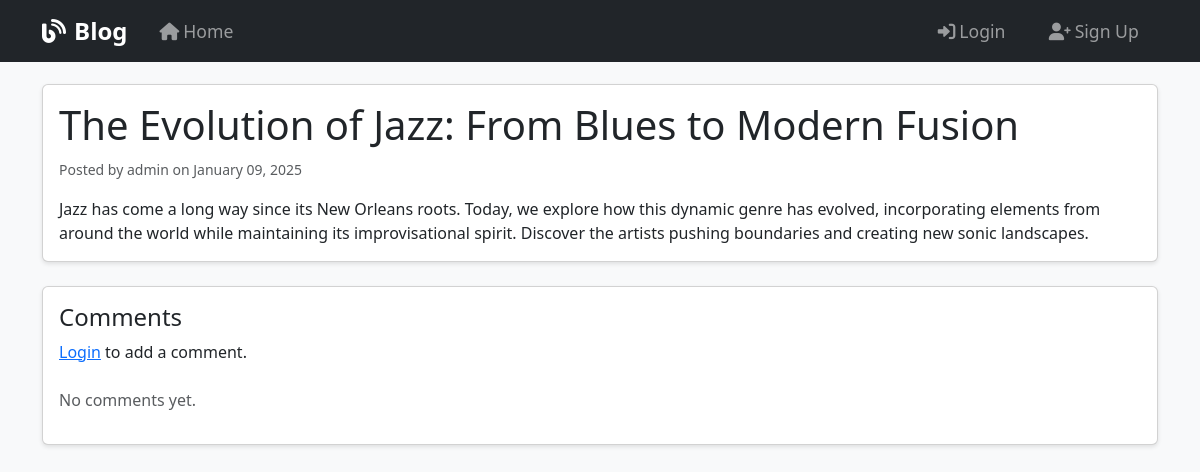
Page /post/6/ on the committed database.
### blogapp/models.py (models this page shows, shortened)
class Post(models.Model):
    title = models.CharField(max_length=200)
    content = models.TextField()
    date_posted = models.DateTimeField(default=timezone.now)
    author = models.ForeignKey(User, on_delete=models.CASCADE)
    image = models.ImageField(upload_to='blog_images/', null=True, blank=True)

### blogapp/views.py (the view)
# urls.py: path('post/<int:pk>/', views.PostDetailView.as_view(), name='post-detail'),
class PostDetailView(DetailView):
    model = Post
    template_name = 'blogapp/post_detail.html'

### blogapp/templates/blogapp/post_detail.html (shortened to what this page needs)
{% extends "blogapp/base.html" %}
{% block content %}
    <article class="card">
        <div class="card-body">
            <h1 class="card-title">{{ object.title }}</h1>
            <div class="text-muted mb-3">
                <small>Posted by {{ object.author }} on {{ object.date_posted|date:"F d, Y" }}</small>
            </div>
            <p class="card-text">{{ object.content }}</p>
        </div>
    </article>
    <div class="card mt-4">
        <div class="card-body">
            <h4>Comments</h4>
            {% if user.is_authenticated %}
                <form method="POST" action="{% url 'add-comment' object.pk %}">
                    {% csrf_token %}
                    <div class="form-group">
                        <textarea name="content" class="form-control" rows="3" placeholder="Add a comment..." required></textarea>
                    </div>
                    <button type="submit" class="btn btn-primary mt-2">Submit</button>
                </form>
            {% else %}
                <p><a href="{% url 'login' %}">Login</a> to add a comment.</p>
            {% endif %}
            <div class="mt-4">
                {% for comment in object.comments.all %}
                    <div class="card mb-2">
                        <div class="card-body">
                            <div class="d-flex justify-content-between">
                                <small class="text-muted">{{ comment.author }} - {{ comment.date_posted|date:"F d, Y" }}</small>
                            </div>
                            <p class="mb-0">{{ comment.content }}</p>
                        </div>
                    </div>
                {% empty %}
                    <p class="text-muted">No comments yet.</p>
                {% endfor %}
            </div>
        </div>
    </div>
{% endblock content %}

### blogapp/templates/blogapp/base.html (style rules this page uses)
body { background-color: #f8f9fa; padding-top: 60px; }
.card { margin-bottom: 20px; box-shadow: 0 2px 4px rgba(0,0,0,0.1); }

### rows in the picture
Post: title "The Evolution of Jazz: From Blues to Modern Fusion", author "admin", date_posted "January 09, 2025", content "Jazz has come a long way since its New Orleans roots. Today, we explore how this dynamic genre has evolved, incorporating elements from around the world while maintaining its improvisational spirit. Discover the artists pushing boundaries and creating new sonic landscapes."
